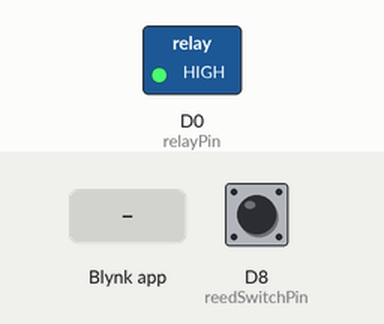
A sketch run on a simulated ESP8266 (NodeMCU). Parts: switched loads named in the sketch (green lamp = pin HIGH). The inputs (shaded band) are chosen by the test bench; at power-on: D8 (reedSwitchPin) HIGH. WiFi joins after 1.5 s; servers stay silent unless stated; what the sketch prints to the serial monitor is not drawn.

Above: at 3.0 s.
3.1 s: Blynk app writes 0 to V1
At 3.4 s:
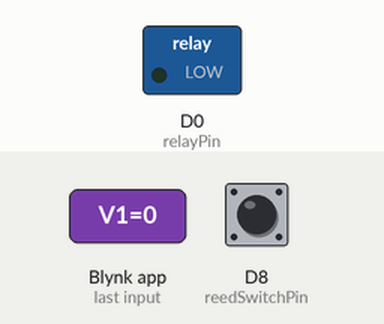
21.2 s: Blynk app writes 1 to V1
At 21.5 s:
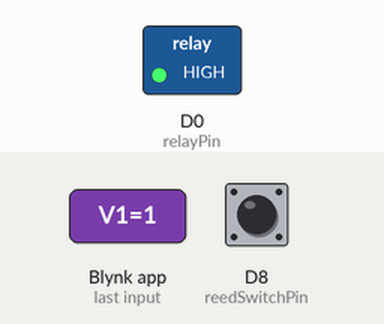
Timing chart, 0 to 24.2 s (numbered marks = the images above; inputs shaded):
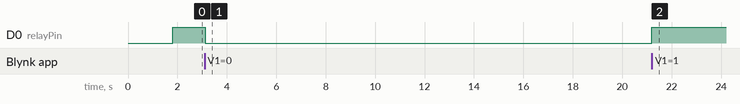

The sketch:

code.ino
```cpp
/* Fill-in information from Blynk Device Info here */
#define BLYNK_TEMPLATE_ID           "template_ID_BlYNK"
#define BLYNK_TEMPLATE_NAME         "nama_Device"
#define BLYNK_AUTH_TOKEN            "AUTH_TOKEN_BLYNK"

/* Comment this out to disable prints and save space */
#define BLYNK_PRINT Serial


#include <ESP8266WiFi.h>
#include <BlynkSimpleEsp8266.h>
#include <Keypad.h>
// Your WiFi credentials.
// Set password to "" for open networks.
char ssid[] = "isi_nama_wifi";
char pass[] = "isi_password_wifi";
char auth[] = "AUTH_TOKEN_BLYNK";

// Define the pin numbers
const int reedSwitchPin = 15;  // GPIO 15
const int relayPin = 16;       // GPIO 16

// Keypad settings
#define ROW_NUM    4  // 4 rows
#define COLUMN_NUM 3  // 3 columns

char key_layout[ROW_NUM][COLUMN_NUM] = {
  {'1','2','3'},
  {'4','5','6'},
  {'7','8','9'},
  {'*','0','#'}
};

byte pin_rows[ROW_NUM] = {D1, D2, D3, D4};  // The ESP8266 pins connect to the row pins
byte pin_column[COLUMN_NUM] = {D5, D6, D7}; // The ESP8266 pins connect to the column pins

Keypad keypad = Keypad(makeKeymap(key_layout), pin_rows, pin_column, ROW_NUM, COLUMN_NUM);

// Password settings
const String password_1 = "12745";  // change your password here
String input_password;

void setup()
{
  // Debug console
  Serial.begin(9600);

  // Initialize Blynk
  Blynk.begin(auth, ssid, pass);

  // Initialize pins
  pinMode(reedSwitchPin, INPUT_PULLUP);  // Using internal pull-up resistor
  pinMode(relayPin, OUTPUT);

  // Set initial relay state
  digitalWrite(relayPin, HIGH);  // Ensure relay is onn (locked) at start
  input_password.reserve(32); // maximum input characters is 32
}

void loop()
{
  Blynk.run();

  // Read the reed switch state
  int reedState = digitalRead(reedSwitchPin);
  int doorState = reedState == HIGH ? 0 : 1; // Convert 0 to open, 1 to close

  // Send the reed switch state to Blynk app
  Blynk.virtualWrite(V2, doorState);

  // Debugging output
  Serial.print("Reed Switch State: ");
  Serial.println(doorState == 1 ? "Closed" : "Open");

    // Handle keypad input
  char key = keypad.getKey();
  if (key) {
    Serial.println(key);

    if (key == '*') {
      digitalWrite(relayPin, HIGH); // lock the door
      input_password = ""; // reset the input password
    } else if (key == '#') {
      if (input_password == password_1) {
        Serial.println("Valid Password => unlock the door");
        digitalWrite(relayPin, LOW);  // unlock the door for 20 seconds
      } else {
        Serial.println("Invalid Password => Try again");
      }
      input_password = ""; // reset the input password
    } else {
      input_password += key; // append new character to input password string
    }
  }
}

// This function will be called every time the Widget in Blynk app writes values to the Virtual Pin V1
BLYNK_WRITE(V1)
{
  int pinValue = param.asInt(); // Get value as integer

  // Set the relay based on the button value (HIGH for locked, LOW for unlocked)
  digitalWrite(relayPin, pinValue);

  // Debugging output
  Serial.print("Relay State: ");
  Serial.println(pinValue == HIGH ? "Locked" : "Unlocked");
}
```

Measured:
- after the input at 3.1 s, D0 (relayPin): HIGH → LOW at once
- after the input at 21.2 s, D0 (relayPin): LOW → HIGH at once
